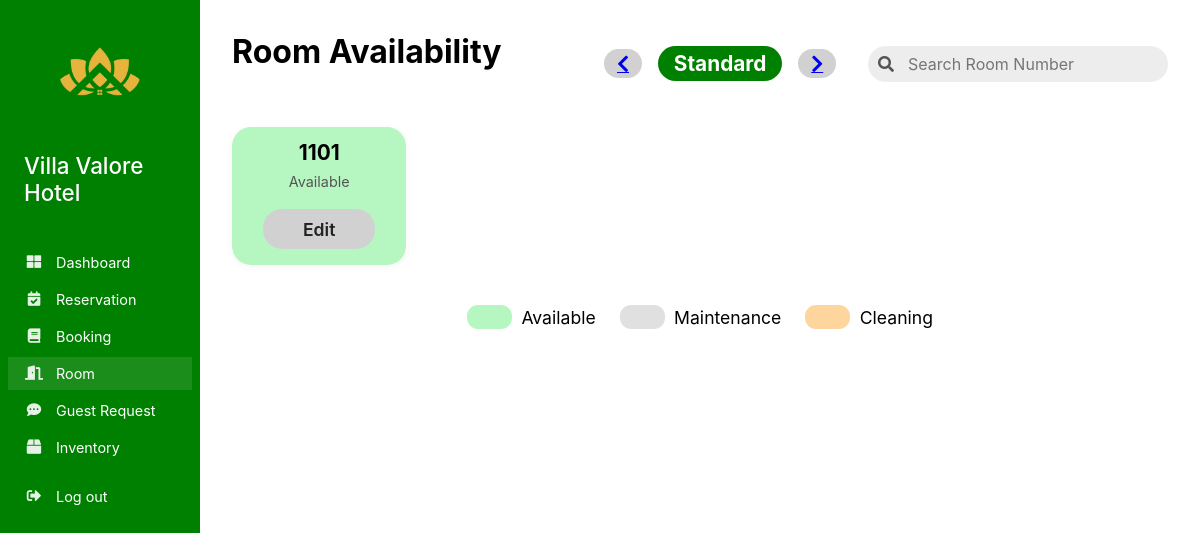
/staff/room.php, run on an earlier commit of the app's database.
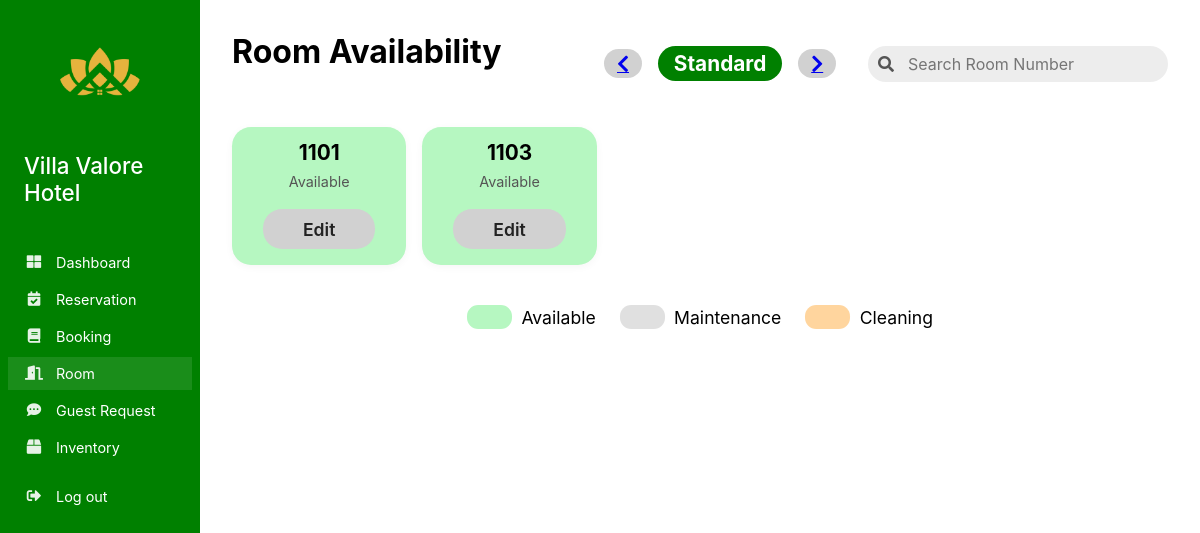
And on a later commit of the database.
### tables this page shows
CREATE TABLE `room` (
  `RoomID` varchar(11) NOT NULL,
  `RoomNumber` int(11) NOT NULL,
  `RoomName` text NOT NULL,
  `RoomType` enum('Standard','Deluxe','Suite','') NOT NULL,
  `RoomPerHour` int(11) NOT NULL,
  `RoomStatus` enum('Available','Occupied','Maintenance','Cleaning') NOT NULL,
  `Capacity` varchar(255) NOT NULL
);

### staff/room.php (the view, shortened to what this page needs)
<?php
$host = "localhost";
$user = "root";
$password = "";
$dbname = "hotel_reservation_systemdb";
$conn = new mysqli($host, $user, $password, $dbname);
$roomType = isset($_GET['type']) ? $_GET['type'] : 'Standard';
$roomTypes = ['Standard', 'Deluxe', 'Suite'];
$currentIndex = array_search($roomType, $roomTypes);
$prevIndex = ($currentIndex - 1 + count($roomTypes)) % count($roomTypes);
$nextIndex = ($currentIndex + 1) % count($roomTypes);
$prevRoomType = $roomTypes[$prevIndex];
$nextRoomType = $roomTypes[$nextIndex];
$rooms = [];
$roomQuery = $conn->prepare("SELECT RoomNumber, RoomType, RoomStatus FROM room ORDER BY RoomNumber ASC");
$roomQuery->execute();
$roomResult = $roomQuery->get_result();
$today = date('Y-m-d');
while ($room = $roomResult->fetch_assoc()) {
    $roomNumber = $room['RoomNumber'];
    $status = $room['RoomStatus'];
    $isOccupied = false;
    $bookingSql = "SELECT 1 FROM booking WHERE RoomNumber = ? AND BookingStatus = 'Confirmed' AND ? >= CheckInDate AND ? < CheckOutDate";
    $bookingStmt = $conn->prepare($bookingSql);
    $bookingStmt->bind_param('iss', $roomNumber, $today, $today);
    $bookingStmt->execute();
    $bookingResult = $bookingStmt->get_result();
    if ($bookingResult->num_rows > 0) {
        $isOccupied = true;
    }
    if ($status === 'Maintenance') {
        $dynamicStatus = 'Maintenance';
    } elseif ($status === 'Cleaning') {
        $dynamicStatus = 'Cleaning';
    } elseif ($isOccupied) {
        continue;
    } else {
        $dynamicStatus = 'Available';
    }
    $rooms[] = [
        'RoomNumber' => $roomNumber,
        'RoomType' => $room['RoomType'],
        'Status' => $dynamicStatus
    ];
}
?>
<!DOCTYPE html>
<html lang="en">
<head>
    <link rel="stylesheet" href="https://cdnjs.cloudflare.com/ajax/libs/font-awesome/5.15.4/css/all.min.css">
</head>
<body>
    <div class="sidebar">
        <img src="images/villavalorelogo.png" alt="Villa Valore Logo" class="sidebar-logo">
        <h4 class="sidebar-title">Villa Valore Hotel</h4>
        <div class="nav-section">
            <a class="nav-link" href="staff_dashboard.php"><i class="fas fa-th-large"></i>Dashboard</a>
            <a class="nav-link" href="reservation.php"><i class="fas fa-calendar-check"></i>Reservation</a>
            <a class="nav-link" href="booking.php"><i class="fas fa-book"></i>Booking</a>
            <a class="nav-link active" href="room.php"><i class="fas fa-door-open"></i>Room</a>
            <a class="nav-link" href="guest_request.php"><i class="fas fa-comment-dots"></i>Guest Request</a>
            <a class="nav-link" href="staff_inventory.php"><i class="fas fa-box"></i>Inventory</a>
        </div>
        <div class="nav-section">
            <a class="nav-link" href="logout.php"><i class="fas fa-sign-out-alt"></i>Log out</a>
        </div>
    </div>
    <div class="main-content">
        <div class="room-header">
            <h1>Room Availability</h1>
            <div class="room-header-right-section">
                <div class="room-type-nav">
                    <a href="?type=<?php echo urlencode($prevRoomType); ?>" class="nav-arrow"><i class="fas fa-chevron-left"></i></a>
                    <h2 class="room-type-label selected"><?php echo htmlspecialchars($roomType); ?></h2>
                    <a href="?type=<?php echo urlencode($nextRoomType); ?>" class="nav-arrow"><i class="fas fa-chevron-right"></i></a>
                </div>
                <div class="search-wrapper">
                    <i class="fas fa-search search-icon"></i>
                    <input type="text" class="search-input" id="searchInput" placeholder="Search Room Number">
                </div>
            </div>
        </div>
        <div class="room-grid" id="roomGrid">
            <?php foreach ($rooms as $room): ?>
                <div class="room-card<?php echo ($room['RoomType'] !== $roomType) ? ' faded-room' : ''; ?>" data-room="<?php echo $room['RoomNumber']; ?>" data-status="<?php echo $room['Status']; ?>" data-type="<?php echo $room['RoomType']; ?>">
                    <div class="room-number"><?php echo $room['RoomNumber']; ?></div>
                    <div class="room-status-label"><?php echo $room['Status']; ?></div>
                    <button class="edit-btn" onclick="openEditModal(<?php echo $room['RoomNumber']; ?>, '<?php echo $room['Status']; ?>')">Edit</button>
                </div>
            <?php endforeach; ?>
        </div>
        <div class="legend">
            <div class="legend-item"><span class="legend-badge legend-available"></span>Available</div>
            <div class="legend-item"><span class="legend-badge legend-maintenance"></span>Maintenance</div>
            <div class="legend-item"><span class="legend-badge legend-cleaning"></span>Cleaning</div>
        </div>
    </div>
</body>
</html>

What changed in the data, as far as the page shows it:
now on this page (row edited): room: RoomNumber "1103", RoomStatus "Available"
